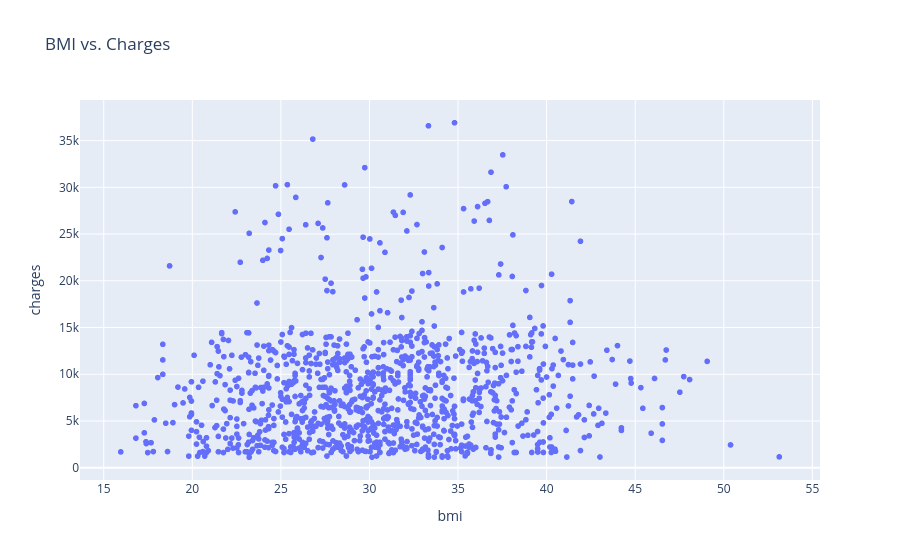

The notebook cell this image was saved under:
### Code cell
fig = px.scatter(non_smoker_df, x="bmi", y="charges", title="BMI vs. Charges")
fig.show()

### Figure 1 — Plotly figure (JSON) as saved in the notebook; plotly's stock layout.template omitted (floating-point values rounded to 4 significant figures; data arrays with more than 128 entries replaced by an {"elided": "..."} marker saying what was removed)
{"data": [{"hovertemplate": "bmi=%{x}<br>charges=%{y}<extra></extra>", "legendgroup": "", "marker": {"color": "#636efa", "symbol": "circle"}, "mode": "markers", "name": "", "showlegend": false, "type": "scattergl", "x": {"elided": "1064 float values"}, "xaxis": "x", "y": {"elided": "1064 float values"}, "yaxis": "y"}], "layout": {"legend": {"tracegroupgap": 0}, "title": {"text": "BMI vs. Charges"}, "xaxis": {"anchor": "y", "domain": [0, 1], "title": {"text": "bmi"}}, "yaxis": {"anchor": "x", "domain": [0, 1], "title": {"text": "charges"}}}}
